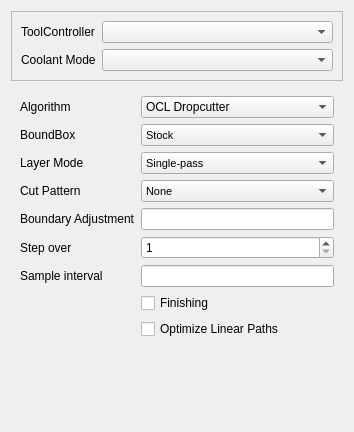
<?xml version="1.0" encoding="UTF-8"?>
<ui version="4.0">
 <class>Form</class>
 <widget class="QWidget" name="Form">
  <property name="geometry">
   <rect>
    <x>0</x>
    <y>0</y>
    <width>354</width>
    <height>432</height>
   </rect>
  </property>
  <property name="windowTitle">
   <string>Form</string>
  </property>
  <layout class="QVBoxLayout" name="verticalLayout">
   <item>
    <widget class="QFrame" name="frame_2">
     <property name="frameShape">
      <enum>QFrame::StyledPanel</enum>
     </property>
     <property name="frameShadow">
      <enum>QFrame::Raised</enum>
     </property>
     <layout class="QFormLayout" name="formLayout">
      <item row="0" column="0">
       <widget class="QLabel" name="toolController_label">
        <property name="text">
         <string>ToolController</string>
        </property>
       </widget>
      </item>
      <item row="0" column="1">
       <widget class="QComboBox" name="toolController">
        <property name="toolTip">
         <string>&lt;html&gt;&lt;head/&gt;&lt;body&gt;&lt;p&gt;The tool and its settings to be used for this operation.&lt;/p&gt;&lt;/body&gt;&lt;/html&gt;</string>
        </property>
       </widget>
      </item>
      <item row="1" column="1">
       <widget class="QComboBox" name="coolantController"/>
      </item>
      <item row="1" column="0">
       <widget class="QLabel" name="coolantController_label">
        <property name="text">
         <string>Coolant Mode</string>
        </property>
       </widget>
      </item>
     </layout>
    </widget>
   </item>
   <item>
    <widget class="QWidget" name="widget" native="true">
     <layout class="QGridLayout" name="gridLayout">
      <item row="1" column="3">
       <widget class="QComboBox" name="boundBoxSelect">
        <property name="font">
         <font>
          <pointsize>8</pointsize>
         </font>
        </property>
        <property name="toolTip">
         <string>&lt;html&gt;&lt;head/&gt;&lt;body&gt;&lt;p&gt;Select the overall boundary for the operation.&lt;/p&gt;&lt;/body&gt;&lt;/html&gt;</string>
        </property>
        <item>
         <property name="text">
          <string>Stock</string>
         </property>
        </item>
        <item>
         <property name="text">
          <string>BaseBoundBox</string>
         </property>
        </item>
       </widget>
      </item>
      <item row="4" column="3">
       <widget class="QLineEdit" name="boundaryAdjustment">
        <property name="sizePolicy">
         <sizepolicy hsizetype="Preferred" vsizetype="Fixed">
          <horstretch>0</horstretch>
          <verstretch>0</verstretch>
         </sizepolicy>
        </property>
        <property name="toolTip">
         <string>&lt;html&gt;&lt;head/&gt;&lt;body&gt;&lt;p&gt;Positive values push the cutter toward, or beyond, the boundary. Negative values retract the cutter away from the boundary.&lt;/p&gt;&lt;/body&gt;&lt;/html&gt;</string>
        </property>
       </widget>
      </item>
      <item row="2" column="3">
       <widget class="QComboBox" name="layerMode">
        <property name="font">
         <font>
          <pointsize>8</pointsize>
         </font>
        </property>
        <property name="toolTip">
         <string>&lt;html&gt;&lt;head/&gt;&lt;body&gt;&lt;p&gt;Complete the operation in a single pass at depth, or mulitiple passes to final depth.&lt;/p&gt;&lt;/body&gt;&lt;/html&gt;</string>
        </property>
        <item>
         <property name="text">
          <string>Single-pass</string>
         </property>
        </item>
        <item>
         <property name="text">
          <string>Multi-pass</string>
         </property>
        </item>
       </widget>
      </item>
      <item row="0" column="3">
       <widget class="QComboBox" name="algorithmSelect">
        <property name="toolTip">
         <string>&lt;html&gt;&lt;head/&gt;&lt;body&gt;&lt;p&gt;Select the algorithm to use: OCL Dropcutter*, or Experimental (Not OCL based).&lt;/p&gt;&lt;/body&gt;&lt;/html&gt;</string>
        </property>
        <item>
         <property name="text">
          <string>OCL Dropcutter</string>
         </property>
        </item>
        <item>
         <property name="text">
          <string>Grid Dropcutter</string>
         </property>
        </item>
        <item>
         <property name="text">
          <string>Experimental</string>
         </property>
        </item>
       </widget>
      </item>
      <item row="11" column="3">
       <widget class="QCheckBox" name="optimizeEnabled">
        <property name="toolTip">
         <string>&lt;html&gt;&lt;head/&gt;&lt;body&gt;&lt;p&gt;Enable optimization of linear paths (co-linear points). Removes unnecessary co-linear points from G-Code output.&lt;/p&gt;&lt;/body&gt;&lt;/html&gt;</string>
        </property>
        <property name="text">
         <string>Optimize Linear Paths</string>
        </property>
       </widget>
      </item>
      <item row="4" column="0">
       <widget class="QLabel" name="boundaryAdjustment_label">
        <property name="sizePolicy">
         <sizepolicy hsizetype="Preferred" vsizetype="Preferred">
          <horstretch>0</horstretch>
          <verstretch>0</verstretch>
         </sizepolicy>
        </property>
        <property name="text">
         <string>Boundary Adjustment</string>
        </property>
       </widget>
      </item>
      <item row="3" column="3">
       <widget class="QComboBox" name="cutPattern">
        <property name="font">
         <font>
          <pointsize>8</pointsize>
         </font>
        </property>
        <property name="toolTip">
         <string>&lt;html&gt;&lt;head/&gt;&lt;body&gt;&lt;p&gt;Set the geometric clearing pattern to use for the operation.&lt;/p&gt;&lt;/body&gt;&lt;/html&gt;</string>
        </property>
        <item>
         <property name="text">
          <string>None</string>
         </property>
        </item>
        <item>
         <property name="text">
          <string>Circular</string>
         </property>
        </item>
        <item>
         <property name="text">
          <string>CircularZigZag</string>
         </property>
        </item>
        <item>
         <property name="text">
          <string>Line</string>
         </property>
        </item>
        <item>
         <property name="text">
          <string>Offset</string>
         </property>
        </item>
        <item>
         <property name="text">
          <string>Spiral</string>
         </property>
        </item>
        <item>
         <property name="text">
          <string>ZigZag</string>
         </property>
        </item>
       </widget>
      </item>
      <item row="8" column="3">
       <widget class="QSpinBox" name="stepOver">
        <property name="sizePolicy">
         <sizepolicy hsizetype="Preferred" vsizetype="Preferred">
          <horstretch>0</horstretch>
          <verstretch>0</verstretch>
         </sizepolicy>
        </property>
        <property name="toolTip">
         <string>&lt;html&gt;&lt;head/&gt;&lt;body&gt;&lt;p&gt;The amount by which the tool is laterally displaced on each cycle of the pattern, specified in percent of the tool diameter.&lt;/p&gt;&lt;p&gt;A step over of 100% results in no overlap between two different cycles.&lt;/p&gt;&lt;/body&gt;&lt;/html&gt;</string>
        </property>
        <property name="minimum">
         <number>1</number>
        </property>
        <property name="maximum">
         <number>100</number>
        </property>
       </widget>
      </item>
      <item row="2" column="0">
       <widget class="QLabel" name="layerMode_label">
        <property name="text">
         <string>Layer Mode</string>
        </property>
       </widget>
      </item>
      <item row="1" column="0">
       <widget class="QLabel" name="boundBoxSelect_label">
        <property name="sizePolicy">
         <sizepolicy hsizetype="Preferred" vsizetype="Preferred">
          <horstretch>0</horstretch>
          <verstretch>0</verstretch>
         </sizepolicy>
        </property>
        <property name="text">
         <string>BoundBox</string>
        </property>
       </widget>
      </item>
      <item row="8" column="0">
       <widget class="QLabel" name="stepOver_label">
        <property name="text">
         <string>Step over</string>
        </property>
       </widget>
      </item>
      <item row="9" column="3">
       <widget class="Gui::InputField" name="sampleInterval">
        <property name="toolTip">
         <string>&lt;html&gt;&lt;head/&gt;&lt;body&gt;&lt;p&gt;Set the sampling resolution. Smaller values quickly increase processing time.&lt;/p&gt;&lt;/body&gt;&lt;/html&gt;</string>
        </property>
        <property name="unit" stdset="0">
         <string notr="true">mm</string>
        </property>
       </widget>
      </item>
      <item row="3" column="0">
       <widget class="QLabel" name="cutPattern_label">
        <property name="text">
         <string>Cut Pattern</string>
        </property>
       </widget>
      </item>
      <item row="9" column="0">
       <widget class="QLabel" name="sampleInterval_label">
        <property name="text">
         <string>Sample interval</string>
        </property>
       </widget>
      </item>
      <item row="0" column="0">
       <widget class="QLabel" name="algorithmSelect_label">
        <property name="text">
         <string>Algorithm</string>
        </property>
       </widget>
      </item>
      <item row="10" column="3">
       <widget class="QCheckBox" name="finishingEnabled">
        <property name="toolTip">
         <string/>
        </property>
        <property name="whatsThis">
         <string extracomment="Enable finishing the surface with FinishDepth between layers"/>
        </property>
        <property name="text">
         <string>Finishing</string>
        </property>
       </widget>
      </item>
     </layout>
    </widget>
   </item>
   <item>
    <spacer name="verticalSpacer">
     <property name="orientation">
      <enum>Qt::Vertical</enum>
     </property>
     <property name="sizeHint" stdset="0">
      <size>
       <width>20</width>
       <height>40</height>
      </size>
     </property>
    </spacer>
   </item>
  </layout>
 </widget>
 <customwidgets>
  <customwidget>
   <class>Gui::InputField</class>
   <extends>QLineEdit</extends>
   <header>Gui/InputField.h</header>
  </customwidget>
 </customwidgets>
 <tabstops>
  <tabstop>toolController</tabstop>
  <tabstop>coolantController</tabstop>
  <tabstop>algorithmSelect</tabstop>
  <tabstop>boundBoxSelect</tabstop>
  <tabstop>layerMode</tabstop>
  <tabstop>cutPattern</tabstop>
  <tabstop>boundaryAdjustment</tabstop>
  <tabstop>stepOver</tabstop>
  <tabstop>sampleInterval</tabstop>
  <tabstop>optimizeEnabled</tabstop>
 </tabstops>
 <resources/>
 <connections/>
</ui>
